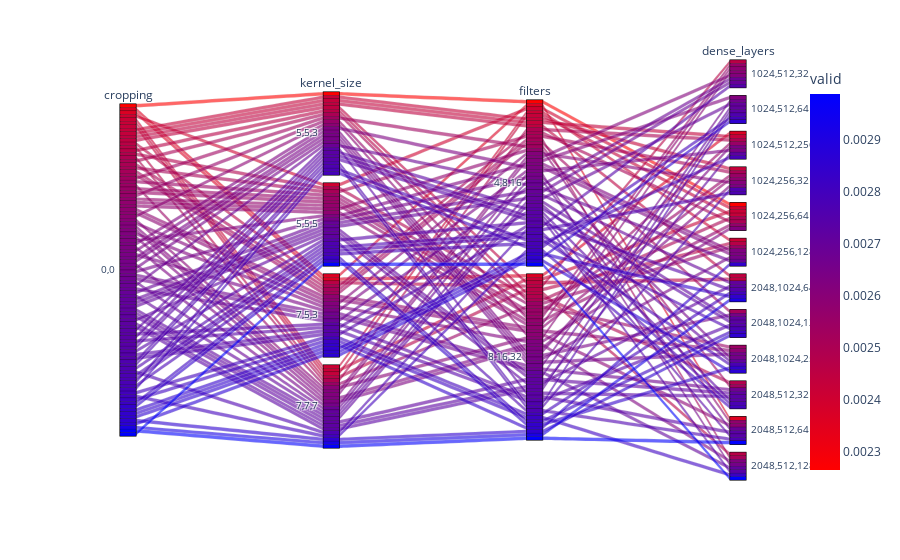

Notebook code cell kept with this figure:
### Code cell
import pandas as pd
import plotly.express as px

def filter_dict(data, filters):
    keep_data = {}
    for k, v in data.items():
        to_keep=True
        for f, fv in filters.items():
            to_keep &= v[f] in fv
        if to_keep:
            keep_data[k] = v
    return keep_data

filters = {'cropping': [[0,0]],
           'kernel_size': [[5, 5, 3], [5, 5, 5], [7, 5, 3], [7, 7, 7]],
           'filters': [[4, 8, 16], [8, 16, 32]]
          }

filtered_data = filter_dict(all_data, filters)


hdf = pd.DataFrame.from_dict(filtered_data, orient='index')
hdf.drop(columns=['time', 'train', 'history'], inplace=True)




fig = px.parallel_categories(hdf,
                             color='valid',
                             dimensions=list(param_space.keys()),
                             color_continuous_scale=px.colors.sequential.Bluered_r,
                             color_continuous_midpoint=None,
                            height=1000)
fig.show()

### Figure 1 — Plotly figure (JSON) as saved in the notebook; plotly's stock layout.template omitted (floating-point values rounded to 4 significant figures; data arrays with more than 128 entries replaced by an {"elided": "..."} marker saying what was removed)
{"data": [{"dimensions": [{"label": "cropping", "values": {"elided": "96x2 int values"}}, {"label": "kernel_size", "values": {"elided": "96x3 int values"}}, {"label": "filters", "values": {"elided": "96x3 int values"}}, {"label": "dense_layers", "values": {"elided": "96x3 int values"}}], "domain": {"x": [0, 1], "y": [0, 1]}, "line": {"color": [0.002687, 0.002794, 0.002431, 0.00243, 0.002264, 0.002631, 0.002446, 0.002733, 0.002779, 0.002535, 0.002737, 0.00274, 0.002563, 0.002762, 0.002639, 0.002765, 0.002503, 0.002649, 0.002449, 0.002646, 0.002655, 0.002731, 0.00259, 0.002467, 0.002696, 0.002707, 0.002787, 0.002512, 0.0024, 0.002627, 0.002746, 0.002775, 0.002655, 0.002773, 0.002576, 0.002987, 0.002581, 0.002711, 0.002553, 0.002552, 0.00257, 0.002547, 0.002721, 0.002819, 0.002844, 0.002483, 0.002767, 0.00271, 0.002749, 0.002853, 0.002643, 0.002612, 0.002504, 0.002694, 0.002846, 0.002525, 0.002869, 0.002734, 0.002361, 0.002517, 0.002461, 0.002667, 0.002362, 0.002583, 0.002624, 0.002844, 0.0028, 0.002746, 0.002588, 0.002672, 0.002733, 0.002818, 0.002616, 0.002618, 0.002493, 0.00277, 0.002429, 0.002413, 0.002705, 0.002714, 0.002715, 0.002802, 0.002686, 0.002653, 0.002599, 0.002729, 0.002724, 0.002633, 0.002421, 0.002465, 0.002914, 0.002857, 0.002547, 0.002717, 0.002981, 0.002626], "coloraxis": "coloraxis"}, "name": "", "type": "parcats"}], "layout": {"autosize": true, "coloraxis": {"colorbar": {"title": {"text": "valid"}}, "colorscale": [[0, "rgb(255,0,0)"], [1, "rgb(0,0,255)"]]}, "legend": {"tracegroupgap": 0}, "margin": {"t": 60}}}
